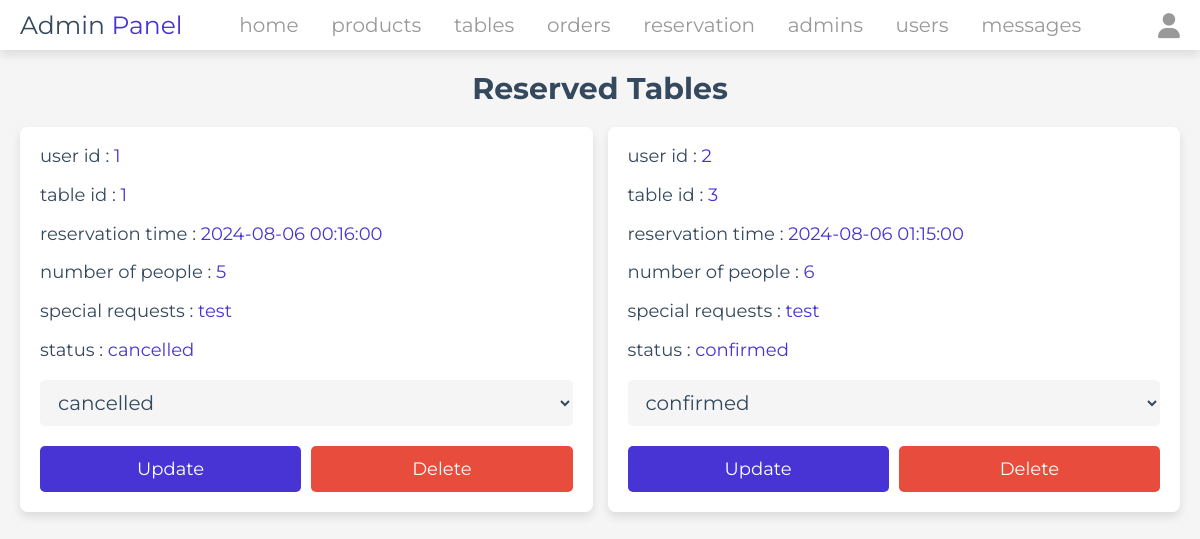
The app's page /admin/reserved_tables.php (signed in) with its own data.
### tables this page shows
CREATE TABLE `reservations` (
  `id` int(11) NOT NULL,
  `user_id` int(11) NOT NULL,
  `table_id` int(11) NOT NULL,
  `reservation_time` datetime NOT NULL,
  `number_of_people` int(11) NOT NULL,
  `special_requests` text DEFAULT NULL,
  `status` varchar(20) NOT NULL DEFAULT 'pending'
);

### admin/reserved_tables.php (the view, shortened to what this page needs)
<?php
include '../components/connect.php';
?>
<!DOCTYPE html>
<html lang="en">
<head>
   <link rel="stylesheet" href="https://cdnjs.cloudflare.com/ajax/libs/font-awesome/6.1.1/css/all.min.css">
   <link rel="stylesheet" href="../css/admin_style.css">
</head>
<body>
<?php include '../components/admin_header.php' ?>
<section class="placed-orders">
   <h1 class="heading">Reserved Tables</h1>
   <div class="box-container">
   <?php
      $select_reservations = $conn->prepare("SELECT * FROM `reservations`");
      $select_reservations->execute();
      if($select_reservations->rowCount() > 0){
         while($fetch_reservations = $select_reservations->fetch(PDO::FETCH_ASSOC)){
   ?>
   <div class="box">
      <p> user id : <span><?= $fetch_reservations['user_id']; ?></span> </p>
      <p> table id : <span><?= $fetch_reservations['table_id']; ?></span> </p>
      <p> reservation time : <span><?= $fetch_reservations['reservation_time']; ?></span> </p>
      <p> number of people : <span><?= $fetch_reservations['number_of_people']; ?></span> </p>
      <p> special requests : <span><?= $fetch_reservations['special_requests']; ?></span> </p>
      <p> status : <span><?= $fetch_reservations['status']; ?></span> </p>
      <form action="" method="POST">
         <select name="status" class="drop-down">
            <option value="" selected disabled><?= $fetch_reservations['status']; ?></option>
         </select>
         <div class="flex-btn">
            <input type="submit" value="update" class="btn" name="update_status">
            <a href="reserved_tables.php?delete=<?= $fetch_reservations['id']; ?>" class="delete-btn" onclick="return confirm('delete this reservation?');">delete</a>
         </div>
      </form>
   </div>
   <?php
      }
   }else{
      echo '<p class="empty">no reservations placed yet!</p>';
   }
   ?>
   </div>
</section>
</body>
</html>

### css/admin_style.css (style rules this page uses)
:root { --main-color:#4834d4; --red:#e74c3c; --orange:#f39c12; --black:#34495e; --white:#fff; --light-bg:#f5f5f5; --light-color:#999; --border:.2rem solid var(--black); --box-shadow:0 .5rem 1rem rgba(0,0,0,.1); }
* { font-family: 'Montserrat', sans-serif; margin:0; padding:0; box-sizing: border-box; text-decoration: none; outline: none; border:none; }
html { font-size: 62.5%; overflow-x: hidden; }
body { background-color: var(--light-bg); }
section { max-width: 1200px; margin:0 auto; padding:2rem; }
.btn, .delete-btn, .option-btn { display: block; margin-top: 1rem; border-radius: .5rem; cursor: pointer; width: 100%; font-size: 1.8rem; color:var(--white); padding:1.2rem 3rem; text-transform: capitalize; text-align: center; }
.btn { background-color: var(--main-color); }
.delete-btn { background-color: var(--red); }
.flex-btn { display: flex; gap:1rem; }
.heading { text-align: center; margin-bottom: 2rem; text-transform: capitalize; color:var(--black); font-size: 3rem; }
.placed-orders .box-container { display: grid; grid-template-columns: repeat(auto-fit, minmax(30rem, 1fr)); gap: 1.5rem; justify-content: center; align-items: flex-start; }
.placed-orders .box-container .box { background-color: var(--white); border-radius: 0.75rem; box-shadow: var(--box-shadow); border: 1px solid var(--border); padding: 2rem; padding-top: 1rem; transition: transform 0.3s ease, box-shadow 0.3s ease; }
.placed-orders .box-container .box p { padding: 0.5rem 0; line-height: 1.6; font-size: 1.8rem; color: var(--black); }
.placed-orders .box-container .box p span { color: var(--main-color); }
.placed-orders .box-container .box .drop-down { width: 100%; margin: 1rem 0; background-color: var(--light-bg); padding: 1rem 1.4rem; font-size: 2rem; color: var(--black); border: 1px solid var(--border); border-radius: 0.5rem; transition: background-color 0.3s ease, border-color 0.3s ease; }

### records on screen
reservations: user "1", table "1", reservation_time "2024-08-06 00:16:00", number_of_people "5", special_requests "test", status "cancelled"
reservations: user "2", table "3", reservation_time "2024-08-06 01:15:00", number_of_people "6", special_requests "test", status "confirmed"
